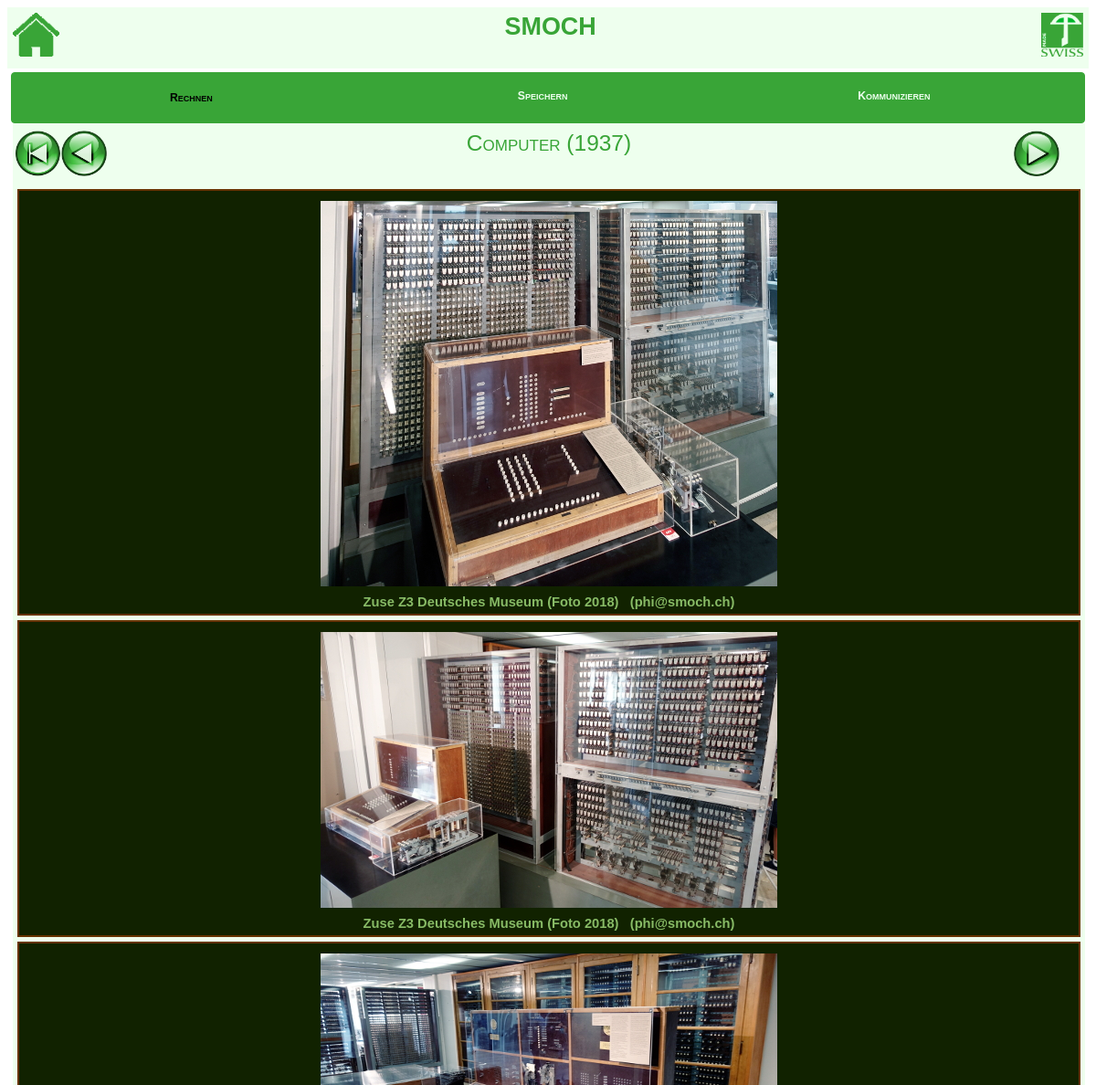
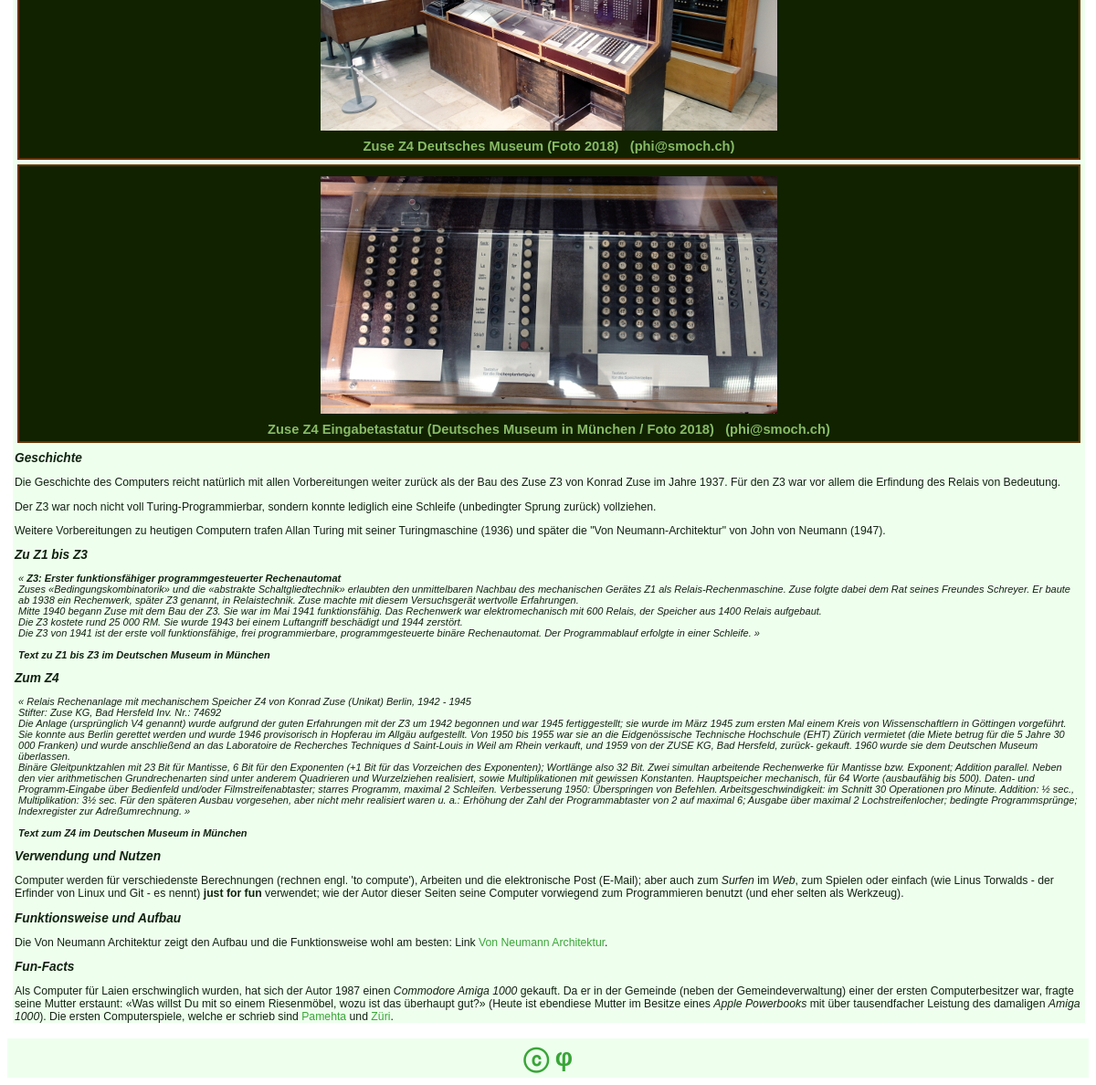
The app's page /site/erfindung.php/erfindung.php/computer with its own data (2 pictures, top to bottom).
### tables this page shows
CREATE TABLE `tbl_program_parameter` (
  `name`        varchar(20) PRIMARY KEY NOT NULL
, `value`       text
, `description` text
);

CREATE TABLE `tbl_kategorie` (
  `ID` int PRIMARY KEY
, `titel` text
, `beschreibung` text
);

CREATE TABLE `tbl_bild` (
  `ID`           int PRIMARY KEY AUTO_INCREMENT
, `filename`     varchar(200)     COMMENT 'Bild Filename (inkl. "*.png" oder "*.jpg" ...)'
, `bildlegende`  text             COMMENT 'Auch als "title" zu verwenden beim <img>-Tag.'
, `bildrechte`   text             COMMENT 'Wer hat das Bild gemacht? Ist es frei? wikimedia?...'
, `alt_text`     text
);

### site/erfindung.php (called while the page is built, shortened)
<?php
include 'inc/preRequisites.php' ;
include 'layout/page_layout.php';
?>

### site/inc/db/sql.php (called while the page is built, shortened)
<?php
class SQL {
	private static function fetchSingle($SQL) {
		$pdo  = ConnectionSingleton::getThePDO();
		$stmt = $pdo->query($SQL);
		$row  = $stmt->fetch(PDO::FETCH_ASSOC);
		return $row;
	}
	private static function fetchRows($SQL) {
		$pdo  = ConnectionSingleton::getThePDO();
		$stmt = $pdo->query($SQL);
		return $stmt;
	}
	public static function getAlleBilderZuErfindungRecordset($idUrl) {
		$SQL = "SELECT * FROM `vw_erfindungsbild` WHERE `URL_Infix` = '" . $idUrl . "' ORDER BY `ord`";
		return SQL::fetchRows($SQL);
	}
	public static function getBildInfo($bildID) {
		$SQL = 'SELECT * FROM `tbl_bild` WHERE `ID` = "' . $bildID . '"';
		return SQL::fetchSingle($SQL);
	}
	public static function getProgramParameter($varName) {
		$SQL = 'SELECT `value` FROM `tbl_program_parameter` WHERE `name` = "' . $varName . '"';
		$val = SQL::fetchSingle($SQL);
		return $val['value'];
	}
	public static function getActBrowserPath() {
		$isDevel = SQL::getProgramParameter('isDevelop');
		if('true' == $isDevel) {
			return SQL::getProgramParameter('browser_path_develop');
		} else {
			return SQL::getProgramParameter('browser_path'        );
		}
	}
	public static function getErfindungenPath() {
		return SQL::getActBrowserPath() . SQL::getProgramParameter('erfindungen_pfad');
	}
	public static function getBilderDir() {
		return '' . SQL::getErfindungenPath() . SQL::getProgramParameter('bilder_dir');
	}
	public static function getKategorieName($kategorieNr) {
		$SQL = 'SELECT `titel` FROM `tbl_kategorie` WHERE `ID` = "' . $kategorieNr . '"';
		return SQL::fetchSingle($SQL)['titel'];
	}
	public static function getErsteErfindungUrlInKategorie($kategorieNr) {
		$SQL = 'SELECT `IDurl_fk` FROM `tbl_reihenfolge` WHERE `kategorie_fk` = \'' . $kategorieNr . '\' AND `ord` = \'' . 1 . '\'';
		return SQL::fetchSingle($SQL)['IDurl_fk'];
	}
}

### site/inc/preRequisites.php (called while the page is built, shortened)
<?php
function getErfindungsID() {
	$url = $_SERVER['PHP_SELF'];
	preg_match('/(.*)(\.php\/)([a-z_]*)(.*)/', $url, $matches, PREG_OFFSET_CAPTURE);
	if(sizeof($matches) >= 4) {
		$erfindungID = $matches[3][0];
	} else {
		$erfindungID = 'abakus';
	}
	return $erfindungID;
}
?>

### site/inc/dao/dao_bild.php (called while the page is built, shortened)
<?php
require_once 'inc/db/sql.php';
class DAO_Bild {
	public static function getBildViaID($bildID) {
		$bild = new Bild();
		$resultSet = SQL::getBildInfo($bildID);
		$bild->dbID        = $bildID;
		$bild->filename    = $resultSet['filename'   ];
		$bild->bildlegende = $resultSet['bildlegende'];
		$bild->bildrechte  = $resultSet['bildrechte' ];
		$bild->altText     = $resultSet['alt_text'   ];
		return $bild;
	}
	private static function enrichErfindungsBild($eb, $b) {
		$eb->dbID = $b->dbID;
	}
	public static function getAlleBilderZuErfindung($erfindungID) {
		$alleErfindungsBilder = array();
		$alleBilderResultSet = SQL::getAlleBilderZuErfindungRecordset($erfindungID);
		while ($bildRecord = $alleBilderResultSet->fetch(PDO::FETCH_ASSOC))   {
			$bildID = $bildRecord['BildID'];
			$bildInfo = DAO_Bild::getBildViaID($bildID);
			$erfindungsBild = new ErfindungsBild();
			$erfindungsBild->ord = $bildRecord['ord'];
			$alleErfindungsBilder[$bildID] = $erfindungsBild;
		}
		return $alleErfindungsBilder;
	}
}

### site/layout/bildergalerie.php (the view)
<?php
include_once 'inc/preRequisites.php';
include_once 'inc/db/sql.php'       ;
include_once 'inc/gui/BildImg.php'  ;
include_once 'inc/dao/dao_bild.php' ;
function createAlleBilder() {
	$alleBilder = DAO_Bild::getAlleBilderZuErfindung(getErfindungsID());
	foreach($alleBilder as $bild) {
		$bildImg = BildImg::readBildImgViaID($bild->dbID);
		echo "<div class='erfindungsBild'>" . $bildImg->createImgTag('normal_image') . "<br/>"
			   . $bildImg->bild->bildlegende . " &nbsp; (" . $bildImg->bild->bildrechte . ")</div>\n";
	}
}
if(sizeof(DAO_Bild::getAlleBilderZuErfindung(getErfindungsID())) >=1) {
	echo "<div class='erfindungsBilder'>";
	createAlleBilder();
	echo "</div>";
}
?>

### site/layout/page_layout.php (shortened to what this page needs)
<!DOCTYPE html>
<html lang="de">
	<head>
<?php
 require_once 'inc/db/sql.php';
 $browserPath = SQL::getActBrowserPath();
?>
		<link   rel     = "stylesheet"
		        href    = "<?php echo $browserPath;?>layout/css/style.css" />
		<link   rel     = "stylesheet"
		        href    = "<?php echo $browserPath;?>layout/css/artikel.css" />
		<link   rel     = "stylesheet"
		        href    = "<?php echo $browserPath;?>layout/css/erfindung.css" />
	</head>
<?php
	require_once 'inc/db/sql.php';
	$CLIENT_ROOT = SQL::getActBrowserPath();
?>
	<body>
		<div id='mainHeader'>
	 <div><a href='<?php echo $CLIENT_ROOT; ?>'><img src='<?php echo $CLIENT_ROOT; ?>layout/img/home.png' height="48" /></a></div>
	   <div>SMOCH</div>
	 <div><img src='<?php echo $CLIENT_ROOT; ?>layout/img/swiss-made.png' height="48" /></div>
    </div>
			<?php include 'layout/main_content.php'; ?>
		<div id='mainFooter'>ⓒ φ</div>
	</body>
</html>

### site/layout/navigation.php (shortened to what this page needs)
<?php
$ERFINDUNG_PREFIX = "./";
function navLinkToKategorie($linkKategorieNr) {
	global $ERFINDUNG_PREFIX;
	$actKat        = $_SESSION['kategorie_id'];
	$kategorieName = SQL::getKategorieName($linkKategorieNr);
	if(($actKat == $linkKategorieNr) && (strpos($_SERVER['PHP_SELF'], 'rfindung.php') > 0)) {
		return "<span class='unLink'>" . $kategorieName . "</span>";
	}
	$ersteErfindungInTourID = SQL::getErsteErfindungUrlInKategorie($linkKategorieNr);
	$katLink = "<a href='" . $ERFINDUNG_PREFIX . $ersteErfindungInTourID . '?kategorie=' . $linkKategorieNr . "' > " . $kategorieName . "</a>";
	return $katLink;
}
?>
<div class='tourHeader'>
	<ul>
<?php
$katNr = 1;
while($katNr <= 3) {
	echo "<li>" . navLinkToKategorie($katNr) . "</li>\n";
	$katNr = $katNr + 1;
}
?>
	</ul>
</div>

### records on screen
tbl_program_parameter: value (picture)
tbl_kategorie: titel "Rechnen"
tbl_kategorie: titel "Speichern"
tbl_kategorie: titel "Kommunizieren"
tbl_bild: bildlegende "Zuse Z3 Deutsches Museum (Foto 2018)", bildrechte "phi@smoch.ch"
tbl_bild: bildlegende "Zuse Z3 Deutsches Museum (Foto 2018)", bildrechte "phi@smoch.ch"
tbl_bild: bildlegende "Zuse Z4 Deutsches Museum (Foto 2018)", bildrechte "phi@smoch.ch"
tbl_bild: bildlegende "Zuse Z4 Eingabetastatur (Deutsches Museum in München / Foto 2018)", bildrechte "phi@smoch.ch"

### other values on screen
$erfindung->titel "Computer"
$erfindung->jahr "1937"
